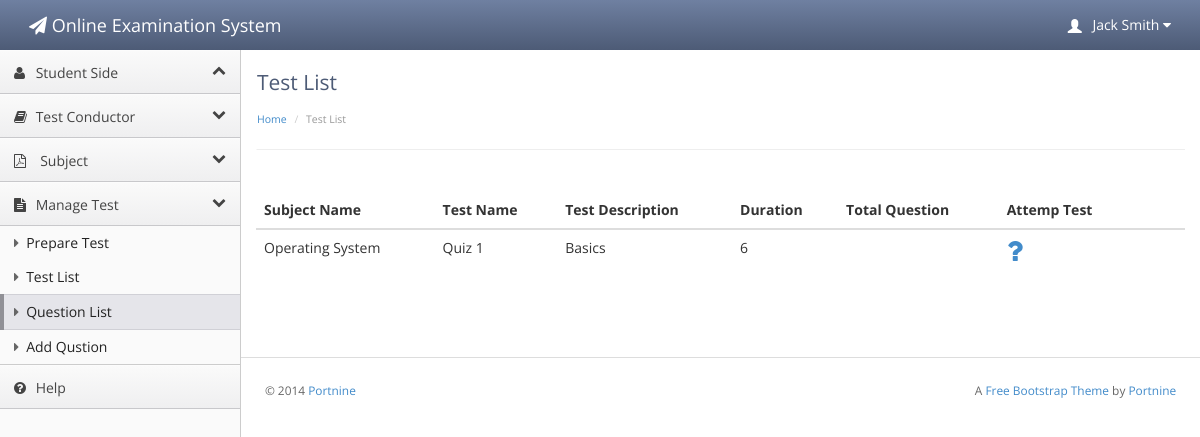
Page /OAS/student_question_list.php?id=7 on the committed database.
### tables this page shows
CREATE TABLE IF NOT EXISTS `test` (
  `test_id` int(10) NOT NULL AUTO_INCREMENT,
  `t_name` varchar(20) NOT NULL,
  `t_description` varchar(50) NOT NULL,
  `test_start` timestamp NOT NULL DEFAULT CURRENT_TIMESTAMP ON UPDATE CURRENT_TIMESTAMP,
  `test_end` timestamp NOT NULL DEFAULT '0000-00-00 00:00:00',
  `t_from` timestamp NOT NULL DEFAULT CURRENT_TIMESTAMP,
  `t_to` timestamp NOT NULL DEFAULT '0000-00-00 00:00:00',
  `duration` int(10) NOT NULL,
  `t_code` int(10) NOT NULL,
  `subject_id` int(10) unsigned DEFAULT NULL,
  `status` enum('true','false') NOT NULL DEFAULT 'false',
  PRIMARY KEY (`test_id`),
  UNIQUE KEY `t_code` (`t_code`),
  KEY `subject_id` (`subject_id`)
);

CREATE TABLE IF NOT EXISTS `subject` (
  `subject_id` int(10) unsigned NOT NULL AUTO_INCREMENT,
  `name` varchar(100) NOT NULL,
  `description` varchar(100) NOT NULL,
  PRIMARY KEY (`subject_id`)
);

### OAS/student_question_list.php (the view, shortened to what this page needs)
<!doctype html>
<html lang="en"><head>
    <link rel="stylesheet" type="text/css" href="lib/bootstrap/css/bootstrap.css">
    <link rel="stylesheet" href="lib/font-awesome/css/font-awesome.css">
    <link rel="stylesheet" type="text/css" href="stylesheets/theme.css">
    <link rel="stylesheet" type="text/css" href="stylesheets/premium.css">
</head>
<body class=" theme-blue">
    <div class="navbar navbar-default" role="navigation">
        <div class="navbar-header">
          <a class="" href="index.html"><span class="navbar-brand"><span class="fa fa-paper-plane"></span> Online Examination System</span></a></div>
        <div class="navbar-collapse collapse" style="height: 1px;">
          <ul id="main-menu" class="nav navbar-nav navbar-right">
            <li class="dropdown hidden-xs">
                <a href="#" class="dropdown-toggle" data-toggle="dropdown">
                    <span class="glyphicon glyphicon-user padding-right-small" style="position:relative;top: 3px;"></span> Jack Smith
                    <i class="fa fa-caret-down"></i>
                </a>
            </li>
          </ul>
        </div>
      </div>
  <div class="sidebar-nav">
    <ul>
    <li><a href="#" data-target=".dashboard-menu" class="nav-header" data-toggle="collapse"><i class="fa fa-fw fa-user"></i> Student Side<i class="fa fa-collapse"></i></a></li>
    <li data-popover="true" data-content="Items in this group require a <strong><a href='http://portnine.com/bootstrap-themes/aircraft' target='blank'>premium license</a><strong>." rel="popover" data-placement="right"><a href="#" data-target=".premium-menu" class="nav-header collapsed" data-toggle="collapse"><i class="fa fa-fw fa-book"></i> Test Conductor<i class="fa fa-collapse"></i></a></li>
        <li><a href="#" data-target=".accounts-menu" class="nav-header collapsed" data-toggle="collapse"><i class="fa fa-file-pdf-o "></i> Subject   <i class="fa fa-collapse"></i></a></li>
        <li><a href="#" data-target=".legal-menu" class="nav-header collapsed" data-toggle="collapse"><i class="fa fa-fw fa-file-text"></i> Manage Test<i class="fa fa-collapse"></i></a></li>
        <li><ul class="legal-menu nav nav-list collapse in ">
             <li ><a href="add_test.php"><span class="fa fa-caret-right"></span> Prepare Test</a></li>
            <li ><a href="test_list.php"><span class="fa fa-caret-right"></span> Test List</a></li>
             <li class="active" ><a href="test_list.php"><span class="fa fa-caret-right"></span> Question  List</a></li>
              <li><a href="add_question.php"><span class="fa fa-caret-right"></span> Add Qustion</a></li>
    </ul></li>
        <li><a href="help.html" class="nav-header"><i class="fa fa-fw fa-question-circle"></i> Help</a></li>
            </ul>
    </div>
    <div class="content">
        <div class="header">
            <h1 class="page-title">Test List</h1>
                    <ul class="breadcrumb">
            <li><a href="index.html">Home</a> </li>
            <li class="active">Test List</li>
        </ul>
        </div>
        <div class="main-content">
<table class="table">
  <thead>
    <tr>
    <th>Subject Name</th>
       <th>Test Name</th>
       <th>Test Description</th>
        <th>Duration</th>
          <th>Total Question</th>
            <th>Attemp Test</th>
      <th style="width: 3.5em;"></th>
    </tr>
  </thead>
  <tbody>
    <tr>
             <?php
if(isset($_GET['id'])){
$id = $_GET['id'];
$result = mysql_query("SELECT test.*,subject.* from test
inner join subject on test.subject_id=subject.subject_id
 where  test.subject_id = '$id' ");
while($row = mysql_fetch_array($result)){
	?>
		 <td><?php echo $row['name'];?></td>
      <td><?php echo $row['t_name'];?></td>
      <td><?php echo $row['t_description'];?></td>
     <td><?php echo $row['duration'];?></td>
      <td><?php echo $row['total_question'];?></td>
       <td>
            <a href="question_list.php?id=<?php echo $row['t_code'];?>"<i class="fa fa-question fa-2x"></a>
      </td>
    </tr>
   <?php }} ?>
  </tbody>
</table>
            <footer>
                <hr>
                <p class="pull-right">A <a href="http://www.portnine.com/bootstrap-themes" target="_blank">Free Bootstrap Theme</a> by <a href="http://www.portnine.com" target="_blank">Portnine</a></p>
                <p>© 2014 <a href="http://www.portnine.com" target="_blank">Portnine</a></p>
            </footer>
        </div>
    </div>
</body></html>

### OAS/stylesheets/theme.css (style rules this page uses)
body { background: #fafafa; background-position: initial initial; background-repeat: initial initial; margin: 0px; padding: 0px; }
body, h1, h2, h3, h4, h5, h6, p, a, .h1, .h2, .h3, .h4, .h5, .h6 { font-family: 'Open Sans', helvetica, arial, sans-serif; }
h1 { color: #4d5b76; font-size: 3em; }
hr { border-top: 1px solid #ddd; border-bottom: 1px solid #fff; }
.padding-right-small { padding-right: .5em; }
.navbar-collapse { position: relative; z-index: 9999; }
.navbar { -webkit-box-shadow: 0px 0px 3px #cccccc; -moz-box-shadow: 0px 0px 3px #cccccc; box-shadow: 0px 0px 3px #cccccc; padding: 0em 1em; margin: 0px; -webkit-border-radius: 0px; -moz-border-radius: 0px; border-radius: 0px; -moz-background-clip: padding; -webkit-background-clip: padding-box; background-clip: padding-box; border: 0px; border-bottom: none; }
.navbar .nav > li > a { color: #fff; text-shadow: none; }
.content { position: relative; min-height: 800px; background: #fff; margin-left: 240px; border-left: 1px solid #cccccc; padding: 15px 15px 0px 15px; }
.header { background: #fff; border-bottom: 1px solid #cccccc; border-bottom: 1px solid #eee; border-left: 1px solid #ffffff; padding: .5em 0em 1em 0em; margin: 0px 0em 2em 0em; }
.header h1 { margin: 0em 0em .5em 0em; padding: 0em; line-height: 1em; font-size: 1.5em; font-weight: normal; }
.breadcrumb { -webkit-box-shadow: none; -moz-box-shadow: none; box-shadow: none; -webkit-border-radius: 0px; -moz-border-radius: 0px; border-radius: 0px; -moz-background-clip: padding; -webkit-background-clip: padding-box; background-clip: padding-box; background: #fff; margin-bottom: .5em; margin-bottom: 0em; padding-left: 0em; padding-right: 0em; font-size: .75em; }
footer { padding: 1em; margin-top: 4em; color: #666; font-size: .85em; line-height: 1.3em; margin: 4em -3px 0em -3px; }
footer hr { margin: 2em -2em; }
.sidebar-nav { width: 240px; position: absolute; float: left; border-top: none; border-left: none; margin: 0em; }
.sidebar-nav ul { list-style: none; padding-left: 0px; }
.sidebar-nav li a .fa-caret-right { color: #666; padding-right: .25em; }
.sidebar-nav .nav-header { border-top: 1px solid #fcfcfc; border-bottom: 1px solid #c8c8cb; background: #efeff0; background: -webkit-gradient(linear, left bottom, left top, color-stop(0, #efeff0), color-stop(1, #fafafa)); background: -ms-linear-gradient(bottom, #efeff0, #fafafa); background: -moz-linear-gradient(center bottom, #efeff0 0%, #fafafa 100%); background: -o-linear-gradient(bottom, #efeff0, #fafafa); filter: progid:dximagetransform.microsoft.gradient(startColorStr='#e3e3e3', EndColorStr='#ffffff'); -ms-filter: "progid:DXImageTransform.Microsoft.gradient(startColorStr='#fafafa',EndColorStr='#efeff0')"; border-left: none; color: #444; display: block; font-weight: normal; font-size: 1em; line-height: 2.5em; padding: .25em .25em .25em 1em; margin-bottom: 0px; text-shadow: none; text-transform: none; }
.sidebar-nav .nav-header.collapsed .fa-collapse::before { content: "\f078"; }
.sidebar-nav .nav-header .fa-collapse::before { content: "\f077"; }
.sidebar-nav .nav-header .fa-collapse, .sidebar-nav .nav-header .fa-collapse { float: right; }
.sidebar-nav .nav-header i[class*="fa-"] { line-height: 2.25em; padding-right: .75em; }
.sidebar-nav .nav-list { margin: 0px; border: 0px; background: #fafafa; }
.sidebar-nav .nav-list > .active > a, .sidebar-nav .nav-list > .active > a:hover { text-shadow: none; background: #e5e5ea; border-top: 1px solid #d0d0d6; border-bottom: 1px solid #d0d0d6; }
.sidebar-nav .nav-list > .active { overflow: hidden; border-left: 4px solid #909096; }
.sidebar-nav .nav-list > .active a { margin-left: -4px; }
.sidebar-nav .nav-list > li > a { color: #222; padding: .5em 1em; }
.sidebar-nav .nav-list.collapse.in { border-bottom: 1px solid #ccc; }
.theme-blue .navbar { background: #4d5b76; background: -webkit-gradient(linear, left bottom, left top, color-stop(0, #4d5b76), color-stop(1, #6f80a1)); background: -ms-linear-gradient(bottom, #4d5b76, #6f80a1); background: -moz-linear-gradient(center bottom, #4d5b76 0%, #6f80a1 100%); background: -o-linear-gradient(bottom, #4d5b76, #6f80a1); filter: progid:dximagetransform.microsoft.gradient(startColorStr='#e3e3e3', EndColorStr='#ffffff'); -ms-filter: "progid:DXImageTransform.Microsoft.gradient(startColorStr='#6f80a1',EndColorStr='#4d5b76')"; }

### OAS/student_question_list.php (style rules this page uses)
.navbar-default .navbar-brand, .navbar-default .navbar-brand:hover { color: #fff; }

### rows in the picture
test: subject.name "Operating System", t_name "Quiz 1", t_description "Basics", duration "6"
